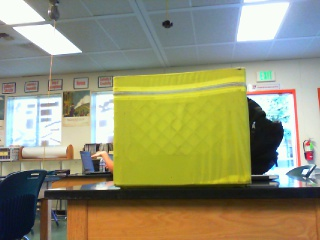
#> input picture AlexK/Distance/image.jpg, 320 x 240 px, given in place of , which was not available
$ python reader-gui.py   (older library calls are emulated)
#> lines starting #> are read from the running program, lines starting #| are printed output that depends on the picture; after the words box and inside, x2 and y2 are one past the last pixel; in counts of white or black regions, pixels touching at a corner belong together; pictures that were not available may be replaced by others from this repository, and a replacement may not be noted
### AlexK/CurrentVision/cube.py
import cv2


class Pipeline:
    """
    An OpenCV pipeline generated by GRIP.
    """

    def __init__(self):
        """initializes all values to presets or None if need to be set
        """
        self.__hsv_threshold_input = None

        self.__hsv_threshold_hue = [21.0431654676259, 56.78174184202128]
        self.__hsv_threshold_saturation = [90.80935251798562, 255.0]
        self.__hsv_threshold_value = [103.19244604316546, 255.0]

        self.hsv_threshold_output = None

        self.__find_contours_input = self.hsv_threshold_output
        self.__find_contours_external_only = True

        self.find_contours_output = None

        self.__filter_contours_contours = self.find_contours_output
        self.__filter_contours_min_area = 500.0
        self.__filter_contours_min_perimeter = 75.0
        self.__filter_contours_min_width = 0.0
        self.__filter_contours_max_width = 1000.0
        self.__filter_contours_min_height = 10.0
        self.__filter_contours_max_height = 1000.0
        self.__filter_contours_solidity = [50.143884892086334, 100.0]
        self.__filter_contours_max_vertices = 1000000.0
        self.__filter_contours_min_vertices = 10.0
        self.__filter_contours_min_ratio = 0.0
        self.__filter_contours_max_ratio = 10.0

        self.filter_contours_output = None

        self.__convex_hulls_contours = self.filter_contours_output

        self.convex_hulls_output = None

    def process(self, source0):
        """
        Runs the pipeline and sets all outputs to new values.
        """
        # Step HSV_Threshold0:
        self.__hsv_threshold_input = source0
        (self.hsv_threshold_output) = self.__hsv_threshold(self.__hsv_threshold_input, self.__hsv_threshold_hue,
                                                           self.__hsv_threshold_saturation, self.__hsv_threshold_value)

        # Step Find_Contours0:
        self.__find_contours_input = self.hsv_threshold_output
        (self.find_contours_output) = self.__find_contours(self.__find_contours_input,
                                                           self.__find_contours_external_only)

        # Step Filter_Contours0:
        self.__filter_contours_contours = self.find_contours_output
        (self.filter_contours_output) = self.__filter_contours(self.__filter_contours_contours,
                                                               self.__filter_contours_min_area,
                                                               self.__filter_contours_min_perimeter,
                                                               self.__filter_contours_min_width,
                                                               self.__filter_contours_max_width,
                                                               self.__filter_contours_min_height,
                                                               self.__filter_contours_max_height,
                                                               self.__filter_contours_solidity,
                                                               self.__filter_contours_max_vertices,
                                                               self.__filter_contours_min_vertices,
                                                               self.__filter_contours_min_ratio,
                                                               self.__filter_contours_max_ratio)

        # Step Convex_Hulls0:
        self.__convex_hulls_contours = self.filter_contours_output
        (self.convex_hulls_output) = self.__convex_hulls(self.__convex_hulls_contours)

        return self.convex_hulls_output

    @staticmethod
    def __hsv_threshold(i, hue, sat, val):
        """Segment an image based on hue, saturation, and value ranges.
        Args:
            i: A BGR numpy.ndarray.
            hue: A list of two numbers the are the min and max hue.
            sat: A list of two numbers the are the min and max saturation.
            val: A list of two numbers the are the min and max value.
        Returns:
            A black and white numpy.ndarray.
        """
        out = cv2.cvtColor(i, cv2.COLOR_BGR2HSV)
        return cv2.inRange(out, (hue[0], sat[0], val[0]), (hue[1], sat[1], val[1]))

    @staticmethod
    def __find_contours(i, external_only):
        """Sets the values of pixels in a binary image to their distance to the nearest black pixel.
        Args:
            i: A numpy.ndarray.
            external_only: A boolean. If true only external contours are found.
        Return:
            A list of numpy.ndarray where each one represents a contour.
        """
        if external_only:
            mode = cv2.RETR_EXTERNAL
        else:
            mode = cv2.RETR_LIST
        method = cv2.CHAIN_APPROX_SIMPLE
        im2, contours, hierarchy = cv2.findContours(i, mode=mode, method=method)
        return contours

    @staticmethod
    def __filter_contours(input_contours, min_area, min_perimeter, min_width, max_width,
                          min_height, max_height, solidity, max_vertex_count, min_vertex_count,
                          min_ratio, max_ratio):
        """Filters out contours that do not meet certain criteria.
        Args:
            input_contours: Contours as a list of numpy.ndarray.
            min_area: The minimum area of a contour that will be kept.
            min_perimeter: The minimum perimeter of a contour that will be kept.
            min_width: Minimum width of a contour.
            max_width: MaxWidth maximum width.
            min_height: Minimum height.
            max_height: Maximimum height.
            solidity: The minimum and maximum solidity of a contour.
            min_vertex_count: Minimum vertex Count of the contours.
            max_vertex_count: Maximum vertex Count.
            min_ratio: Minimum ratio of width to height.
            max_ratio: Maximum ratio of width to height.
        Returns:
            Contours as a list of numpy.ndarray.
        """
        output = []
        for contour in input_contours:
            x, y, w, h = cv2.boundingRect(contour)
            if w < min_width or w > max_width:
                continue
            if h < min_height or h > max_height:
                continue
            area = cv2.contourArea(contour)
            if area < min_area:
                continue
            if cv2.arcLength(contour, True) < min_perimeter:
                continue
            hull = cv2.convexHull(contour)
            solid = 100 * area / cv2.contourArea(hull)
            if solid < solidity[0] or solid > solidity[1]:
                continue
            if len(contour) < min_vertex_count or len(contour) > max_vertex_count:
                continue
            ratio = float(w) / h
            if ratio < min_ratio or ratio > max_ratio:
                continue
            output.append(contour)
        return output

    @staticmethod
    def __convex_hulls(input_contours):
        """Computes the convex hulls of contours.
        Args:
            input_contours: A list of numpy.ndarray that each represent a contour.
        Returns:
            A list of numpy.ndarray that each represent a contour.
        """
        output = []
        for contour in input_contours:
            output.append(cv2.convexHull(contour))
        return output

### AlexK/CurrentVision/reader-gui.py
import cv2
from math import tan
from json import dumps
from networktables import NetworkTables
from time import sleep as wait, time
from cube import Pipeline as CubePipeline
from swtich import Pipeline as SwitchPipeline

import logging
logging.basicConfig(level=logging.DEBUG)

IM_CENTER = 159.5  # Image width divided by 2 & subtracted by 0.5
HDPP = 0.1962  # Number of degrees
VPPD = 6  # Number of pixels
CAMERA_HEIGHT = 46  # In inches
HORI_PIXEL = 4  # Pixel horizontal (180 degrees) with camera
DIST_OFFSET = 5  # Inches to offset distance
CAMERA_URI = "http://raspberrypi.local:5802/?action=stream"  # MJPG URL or camera number
NT_URI = "roborio-100-frc.local"  # NetworkTables server location
SWITCH = False  # Enable switch detection


def process_grip(image, table):
    # Check for cubes
    cube = CubePipeline()
    ccontours = cube.process(image)
    # Sort by contour size
    ccontours.sort(key=cv2.contourArea, reverse=True)
    # Push data from contours to NetworkTables
    cdata, cbbox = compute_cube(ccontours)
    push_networktable(table, cdata, 0)

    # Check if switch needs to be detected
    sbbox = []
    if SWITCH:
        # Check for switch vision targets
        switch = SwitchPipeline()
        scontours = switch.process(image)
        # Sort by contour size
        scontours.sort(key=cv2.contourArea, reverse=True)
        # Push data from contours to NetworkTables
        sdata, sbbox = compute_switch(scontours)
        push_networktable(table, sdata, 1)

    # Return bounding boxes
    return cbbox, sbbox


def compute_cube(contours):
    # Create lists for targets' data and bounding boxes
    objects = []
    xywh = []

    # Iterate over all contours
    for contour in contours:
        # Get center x and y
        m = cv2.moments(contour)
        cx = int(m["m10"] / m["m00"])
        cy = int(m["m01"] / m["m00"])
        # Create bounding box
        x, y, w, h = cv2.boundingRect(contour)
        # Get angle and distance to target
        att = round((cx - IM_CENTER) * HDPP, 4)
        dtt = calc_distance(y+h)

        # Add to respective lists
        objects.append(assemble_json(cx, cy, x, y, w, h, att, dtt))
        xywh.append([x, y, w, h])

    # Return target data and bounding boxes
    return objects, xywh


def compute_switch(contours):
    # Create lists for targets' data and bounding boxes
    objects = []
    xywh = []

    # Iterate over all contours
    for contour in contours:
        # Get center x and y
        m = cv2.moments(contour)
        cx = int(m["m10"] / m["m00"])
        cy = int(m["m01"] / m["m00"])
        # Create bounding box
        x, y, w, h = cv2.boundingRect(contour)
        # Get angle and distance to target
        att = round((cx - IM_CENTER) * HDPP, 4)
        dtt = calc_distance(y+h)

        # Add to respective lists
        objects.append(assemble_json(cx, cy, x, y, w, h, att, dtt))
        xywh.append([x, y, w, h])

    # Return target data and bounding boxes
    return objects, xywh


def calc_distance(from_horizontal):
    # Account for horizontal pixel offset
    from_horizontal -= HORI_PIXEL
    # Convert to radians per pixel
    rad_horizontal = from_horizontal / 6 / 57.3
    # Return distance to target
    return round((CAMERA_HEIGHT / tan(rad_horizontal)) - DIST_OFFSET, 4)


def assemble_json(cx, cy, x, y, w, h, att, dtt):
    # Return dict of all passed in data
    return {
        "CenterPixel": (cx, cy),
        "BboxCoordinates": (x, y, w, h),
        "Angle": att,
        "Distance": dtt,
        "Timestamp": time()
    }


def push_networktable(table, objects, cs):
    # Convert to JSON
    json = dumps(objects)
    # Check if cube or switch
    if cs == 0:
        # Put in cube field
        table.putString("Cube", json)
    else:
        # Put in switch field
        table.putString("Switch", json)


if __name__ == "__main__":
    # Connect to NetworkTables
    NetworkTables.initialize(server=NT_URI)
    wait(5)
    cameraTable = NetworkTables.getTable("Camera")
    # Open camera stream
    camera = cv2.VideoCapture(CAMERA_URI)

    # Process frames forever
    while True:
        try:
            # Read frame
            _, frame = camera.read()
#> frame is the input picture: shape (240, 320, 3); mean B, G, R 110.9, 144.7, 146.2
            frame = cv2.rotate(frame, cv2.ROTATE_90_CLOCKWISE)
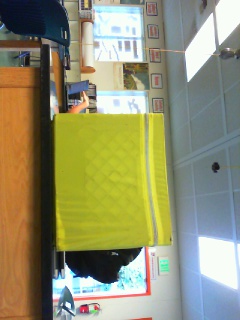
#> frame: shape (320, 240, 3); mean B, G, R 110.9, 144.7, 146.2

            # Process through GRIP
            c_bbox, s_bbox = process_grip(frame, cameraTable)
#> in __hsv_threshold, `out = cv2.cvtColor(i, cv2.COLOR_BGR2HSV)`: out: shape (320, 240, 3); mean H, S, V 57.4, 97.3, 159.1
#> in __hsv_threshold, `return cv2.inRange(out, (hue[0], sat[0], val[0]), (hue[1], sat[1], val..`:
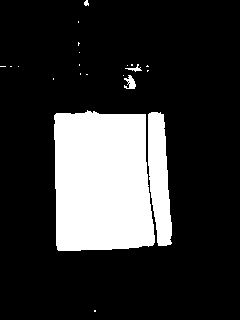
#> returned value: shape (320, 240); 19.8% white; 21 white regions (16 under 20 px)
#> in process_grip, `ccontours = cube.process(image)`: ccontours = 2 contours; box (x1, y1, x2, y2) and area: (54, 110, 155, 251) 12998, (148, 112, 172, 246) 2291
#> the loop in compute_cube, `for contour in contours:` made 2 passes
#> (cx, cy, x, y, w, h, att, from_horizontal in calc_distance) on passes 1 to 2: (102, 181, 54, 110, 101, 141, -11.28, 247), (159, 177, 148, 112, 24, 134, -0.0981, 242)
#> after the loop in compute_cube, `for contour in contours:`: objects = 2 items; xywh = [[54, 110, 101, 141], [148, 112, 24, 134]]
#> in process_grip, `cdata, cbbox = compute_cube(ccontours)`: cdata = 2 items; cbbox = [[54, 110, 101, 141], [148, 112, 24, 134]]
#> c_bbox = [[54, 110, 101, 141], [148, 112, 24, 134]]; s_bbox = []

            # Display cube bounding boxes on image
            for box in c_bbox:
                cv2.rectangle(frame, (box[0], box[1]),
                              (box[0] + box[2], box[1] + box[3]), (255, 0, 255), 2)
#> this loop made 2 passes
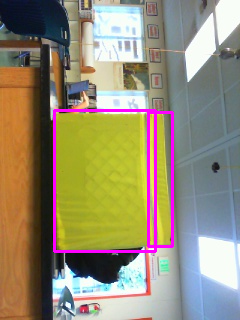
#> frame: shape (320, 240, 3); 3.08% of pixels changed, all inside (x1, y1, x2, y2) = (53, 109, 174, 253)

            # Display switch bounding boxes on image
            for box in s_bbox:
                cv2.rectangle(frame, (box[0], box[1]),
                              (box[0] + box[2], box[1] + box[3]), (0, 255, 0), 2)
#> this loop made 0 passes

            # Display stream
            cv2.imshow("Video", frame)
            # Shutdown stream on 'q' press
            if cv2.waitKey(1) & 0xFF == ord('q'):
#> (key q is pressed here)
                cv2.destroyAllWindows()
                camera.release()
                break

        # Shutdown on SIGKILL
        except KeyboardInterrupt:
            cv2.destroyAllWindows()
            camera.release()
            break
